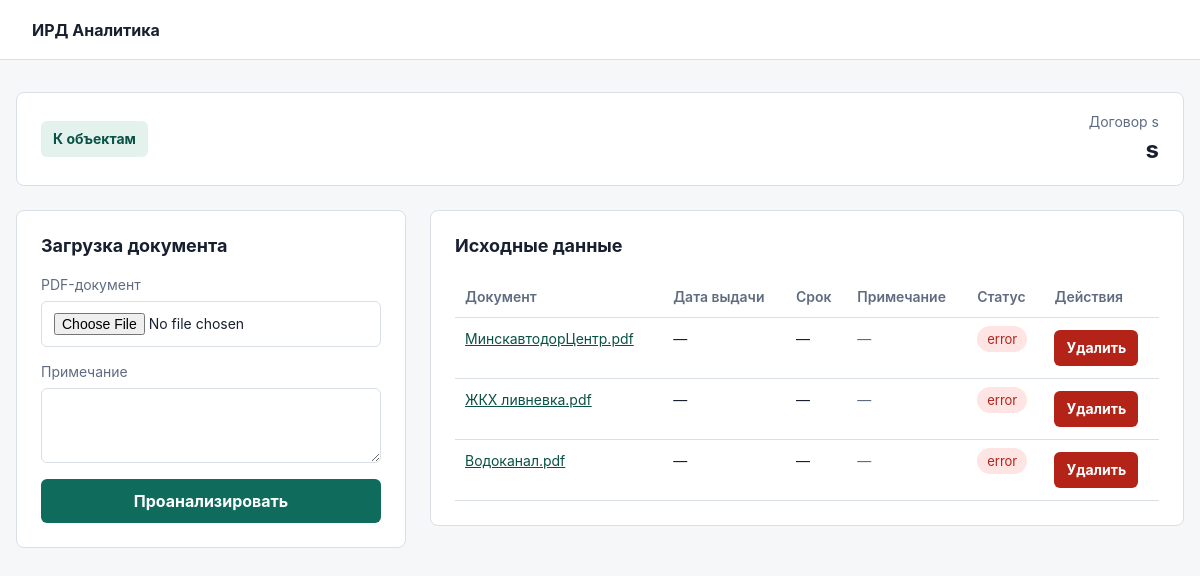
/objects/1, run on the app's committed database.
### tables this page shows
CREATE TABLE objects (
    id INTEGER PRIMARY KEY AUTOINCREMENT,
    contract_number TEXT NOT NULL,
    name TEXT NOT NULL,
    created_at TEXT NOT NULL DEFAULT CURRENT_TIMESTAMP
);

CREATE TABLE documents (
    id INTEGER PRIMARY KEY AUTOINCREMENT,
    contract_number TEXT NOT NULL,
    object_name TEXT NOT NULL,
    original_filename TEXT NOT NULL,
    stored_filename TEXT NOT NULL,
    working_title TEXT,
    official_title TEXT,
    issuer TEXT,
    issue_date TEXT,
    valid_until TEXT,
    validity_text TEXT,
    no_expiration INTEGER NOT NULL DEFAULT 0,
    raw_text TEXT,
    note TEXT NOT NULL DEFAULT '',
    status TEXT NOT NULL DEFAULT 'processed',
    error TEXT,
    created_at TEXT NOT NULL DEFAULT CURRENT_TIMESTAMP
, object_id INTEGER);

### app/web/routes.py (the view)
@bp.get("/objects/<int:object_id>")
def object_workspace(object_id: int):
    obj = ObjectRepository().get(object_id)
    if obj is None:
        return "Объект не найден", 404
    documents = DocumentRepository().list_by_object(object_id)
    return render_template("object.html", object=obj, documents=documents)

### app/database.py (called while the page is built)
def get_db() -> sqlite3.Connection:
    if "db" not in g:
        g.db = sqlite3.connect(current_app.config["DATABASE_PATH"])
        g.db.row_factory = sqlite3.Row
    return g.db

### app/repositories.py (called while the page is built)
    def get(self, object_id: int) -> Row | None:
        return get_db().execute(
            "SELECT * FROM objects WHERE id = ?", (object_id,)
        ).fetchone()

    def list_by_object(self, object_id: int) -> list[Row]:
        return list(
            get_db().execute(
                """
                SELECT *
                FROM documents
                WHERE object_id = ?
                ORDER BY created_at DESC, id DESC
                """,
                (object_id,),
            )
        )

### app/templates/object.html (shortened to what this page needs)
{% extends "base.html" %}
{% block content %}
<section class="object-header">
    <a class="button-link secondary" href="{{ url_for('web.index') }}">К объектам</a>
    <div>
        <p>Договор {{ object.contract_number }}</p>
        <h1>{{ object.name }}</h1>
    </div>
</section>
<section class="workspace">
    <form class="upload-form" action="{{ url_for('web.upload_document', object_id=object.id) }}" method="post" enctype="multipart/form-data">
        <h2>Загрузка документа</h2>
        <label>
            <span>PDF-документ</span>
            <input type="file" name="pdf_file" accept="application/pdf" required>
        </label>
        <label>
            <span>Примечание</span>
            <textarea name="note" rows="3"></textarea>
        </label>
        <button type="submit">Проанализировать</button>
    </form>
    <section class="records">
        <h2>Исходные данные</h2>
        {% if documents %}
            <div class="documents-table">
                <table>
                    <thead>
                        <tr>
                            <th>Документ</th>
                            <th>Дата выдачи</th>
                            <th>Срок</th>
                            <th>Примечание</th>
                            <th>Статус</th>
                            <th>Действия</th>
                        </tr>
                    </thead>
                    <tbody>
                        {% for document in documents %}
                            <tr>
                                <td>
                                    <a href="{{ url_for('web.document_detail', document_id=document.id) }}">
                                        {{ document.working_title or document.official_title or document.original_filename or "Документ" }}
                                    </a>
                                </td>
                                <td>{{ document.issue_date or "—" }}</td>
                                <td>{{ "без срока" if document.no_expiration else (document.valid_until or "—") }}</td>
                                <td class="note-cell">{{ document.note or "—" }}</td>
                                <td><span class="status status-{{ document.status }}">{{ document.status }}</span></td>
                                <td>
                                    <div class="row-actions">
                                        <form action="{{ url_for('web.delete_document', document_id=document.id) }}" method="post" onsubmit="return confirm('Удалить документ из базы и удалить загруженный PDF?');">
                                            <button class="danger-button" type="submit">Удалить</button>
                                        </form>
                                    </div>
                                </td>
                            </tr>
                        {% endfor %}
                    </tbody>
                </table>
            </div>
        {% else %}
            <p class="empty">Загруженных документов по выбранному объекту пока нет.</p>
        {% endif %}
    </section>
</section>
{% endblock %}

### app/templates/base.html (shortened to what this page needs)
<!doctype html>
<html lang="ru">
<head>
    <link rel="stylesheet" href="{{ url_for('static', filename='styles.css') }}">
</head>
<body>
    <header class="topbar">
        <a class="brand" href="{{ url_for('web.index') }}">ИРД Аналитика</a>
    </header>
    <main class="page">
        {% block content %}{% endblock %}
    </main>
</body>
</html>

### app/static/styles.css (style rules this page uses)
:root { color-scheme: light; --bg: #f6f7f9; --panel: #ffffff; --line: #d9dee7; --text: #18202f; --muted: #5f6c80; --accent: #0f6b5b; --accent-dark: #0a5146; --danger: #b42318; }
* { box-sizing: border-box; }
body { margin: 0; background: var(--bg); color: var(--text); font-family: Inter, system-ui, -apple-system, BlinkMacSystemFont, "Segoe UI", sans-serif; }
.topbar { height: 60px; display: flex; align-items: center; padding: 0 32px; background: #ffffff; border-bottom: 1px solid var(--line); }
.brand { color: var(--text); font-weight: 700; text-decoration: none; }
.page { width: min(1180px, calc(100vw - 32px)); margin: 32px auto; }
.workspace { display: grid; grid-template-columns: minmax(300px, 390px) 1fr; gap: 24px; align-items: start; }
.object-form, .objects-list, .upload-form, .records, .document-view { background: var(--panel); border: 1px solid var(--line); border-radius: 8px; padding: 24px; }
h1, h2 { margin: 0 0 20px; line-height: 1.2; }
h1 { font-size: 24px; }
h2 { font-size: 18px; }
label { display: grid; gap: 8px; margin-bottom: 16px; color: var(--muted); font-size: 14px; }
input, textarea { width: 100%; border: 1px solid var(--line); border-radius: 6px; padding: 11px 12px; color: var(--text); font: inherit; background: #ffffff; }
button { width: 100%; border: 0; border-radius: 6px; padding: 12px 16px; color: #ffffff; background: var(--accent); font: inherit; font-weight: 700; cursor: pointer; }
.button-link, .danger-button { display: inline-flex; min-height: 36px; align-items: center; justify-content: center; border-radius: 6px; padding: 8px 12px; font-size: 14px; font-weight: 700; line-height: 1; text-decoration: none; white-space: nowrap; }
.button-link { color: #ffffff; background: var(--accent); }
.button-link.secondary { color: var(--accent-dark); background: #e4f2ee; }
.danger-button { width: auto; color: #ffffff; background: var(--danger); }
table { width: 100%; border-collapse: collapse; font-size: 14px; }
th, td { padding: 12px 10px; border-bottom: 1px solid var(--line); text-align: left; vertical-align: top; }
th { color: var(--muted); font-weight: 600; }
.object-header { display: flex; gap: 18px; align-items: center; justify-content: space-between; margin-bottom: 24px; background: var(--panel); border: 1px solid var(--line); border-radius: 8px; padding: 20px 24px; }
.object-header div { min-width: 0; text-align: right; }
.object-header p { margin: 0 0 6px; color: var(--muted); font-size: 14px; }
.object-header h1 { margin: 0; }
.documents-table { overflow-x: auto; }
.documents-table table { min-width: 680px; }
.note-cell { max-width: 260px; color: var(--muted); line-height: 1.35; }
a { color: var(--accent-dark); }
.document-actions, .row-actions { display: flex; gap: 8px; align-items: center; }
.document-actions form, .row-actions form { margin: 0; }
.status { border-radius: 999px; padding: 5px 10px; background: #e8eef5; color: var(--muted); font-size: 13px; }
.status-error { background: #fee4e2; color: var(--danger); }

### data on the page
objects: contract_number "s", name "s"
documents: working_title+official_title+original_filename "МинскавтодорЦентр.pdf", issue_date "—", no_expiration+valid_until "—", note "—", status "error"
documents: working_title+official_title+original_filename "ЖКХ ливневка.pdf", issue_date "—", no_expiration+valid_until "—", note "—", status "error"
documents: working_title+official_title+original_filename "Водоканал.pdf", issue_date "—", no_expiration+valid_until "—", note "—", status "error"
